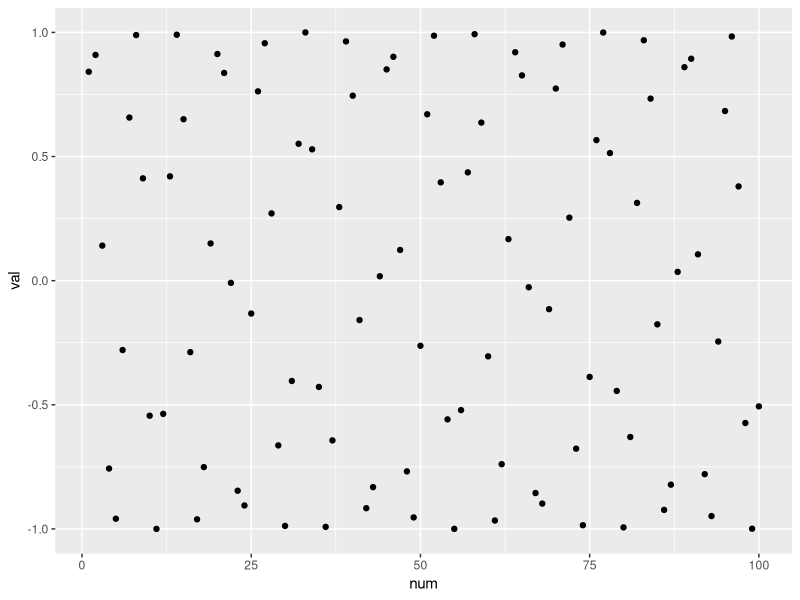
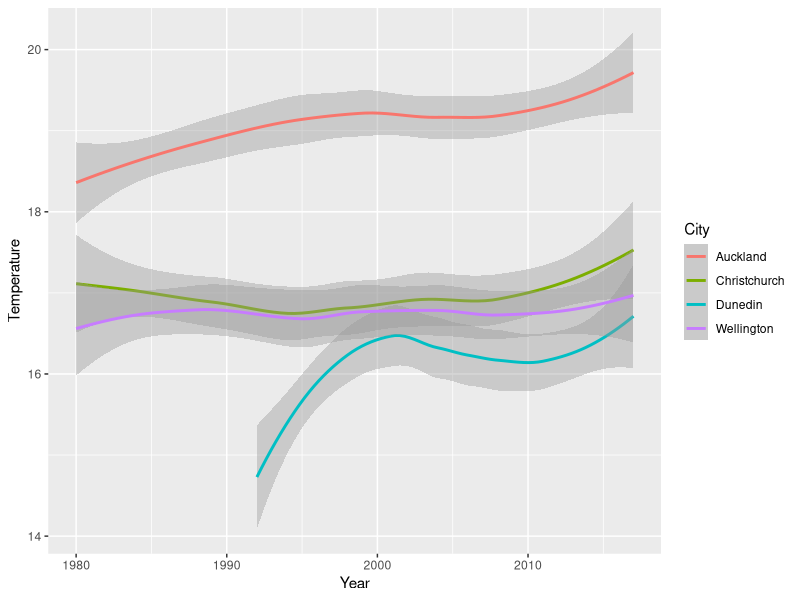
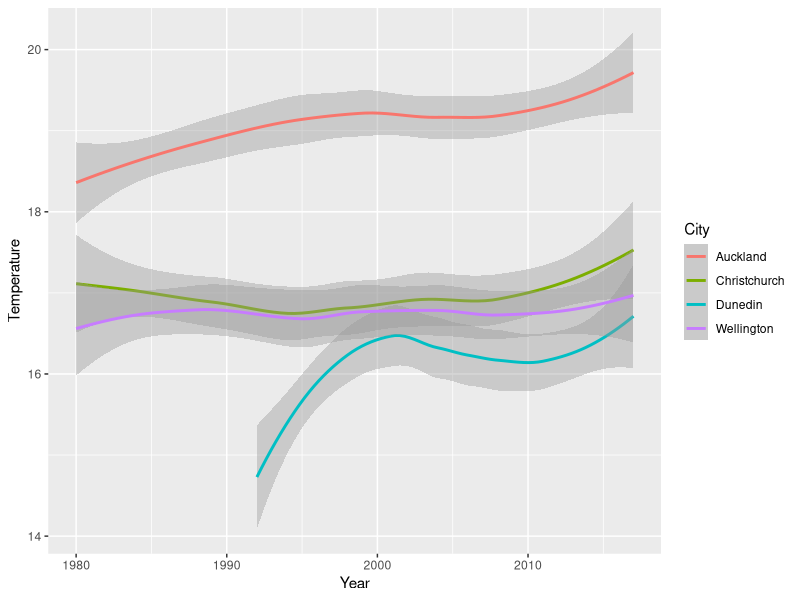
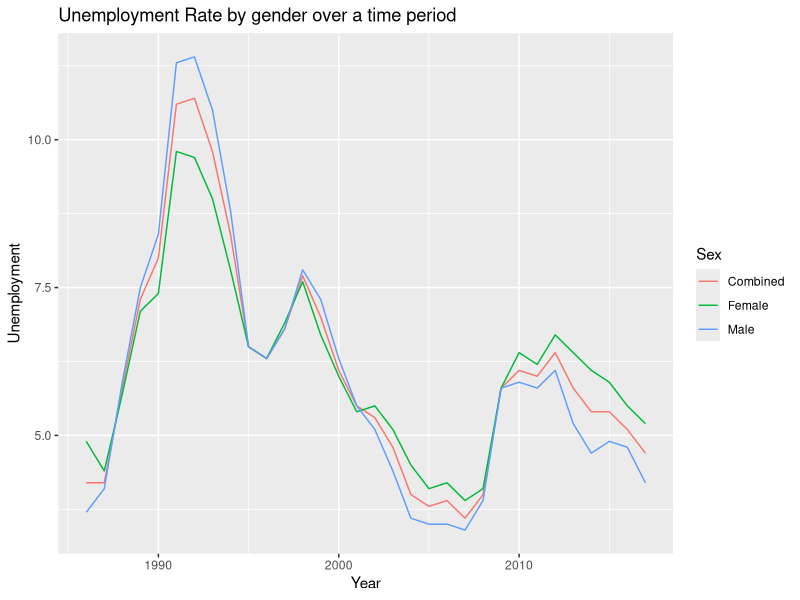

Source code (R) for these figures, in order:
library(tidyverse)

gender <- c("U", "M", "M", "F", "U", "F", "F", "F", "M", "F")
age <- c(25, 18, 31, 19, 21, 23, 18, 19, 19, 23)
A <- tibble(gender=factor(gender, 
                          levels=c("U", "F", "M"),
                          labels=c("Unspecified", "Female","Male")),
            age=age)
A

A %>% summarise(MeanAge=mean(age), Count=n())

mean(A$age)
length(A$age)

# Where the summarise() function becomes truly interesting is when it is used in conjunction with the group_by() 
A %>% group_by(gender) %>% summarise(MeanAge=mean(age), Count=n())


ggplot(data = tibble(num = 1:100, val =sin(1:100))) +
  geom_point(mapping = aes(num,val))

# RESHAPING:
temperature <- read_csv("weather.csv")
temperature

temperature %>% ggplot(aes(x=Year)) + 
  geom_smooth(aes(y=Auckland, colour=factor(1))) +
  geom_smooth(aes(y=Christchurch, colour=factor(2))) +  
  geom_smooth(aes(y=Dunedin, colour=factor(3))) +
  geom_smooth(aes(y=Wellington, colour=factor(4))) + 
  ylab("Temperature") +
  scale_color_discrete(name="City", 
                       labels=c("Auckland", "Christchurch", 
                                "Dunedin", "Wellington"))

temperature %>% 
  gather(c(Auckland, Wellington, Christchurch, Dunedin), 
         key = "City", value = "Temperature")

temperature %>% gather(-Year, key = "City", value = "Temperature")

temperature %>% 
  pivot_longer(c(Auckland, Wellington, Christchurch, Dunedin), 
               names_to = "city",
               values_to = "Tem") %>% 
  arrange(city)


temperature %>% gather(-Year, key="City", value = "Temperature") %>%
  ggplot(aes(x=Year, y=Temperature, colour=City)) + geom_smooth()



employment <- read_csv("employment.csv")
employment

employment %>% spread(key = Category, value = Rate)

employment %>% spread(Category, Rate) %>% 
  ggplot(aes(x=Year, y=Unemployment, colour=Sex)) + 
    geom_line() +
    ggtitle("Unemployment Rate by gender over a time period")


## separate function
table3
table3 %>% 
  separate(rate, into = c("cases","population"), sep = "/")

## unite function
table5
table5 %>% 
  unite(combined, century, year, sep="") %>% 
  separate(rate, into = c("cases", "population"), sep = "/")


